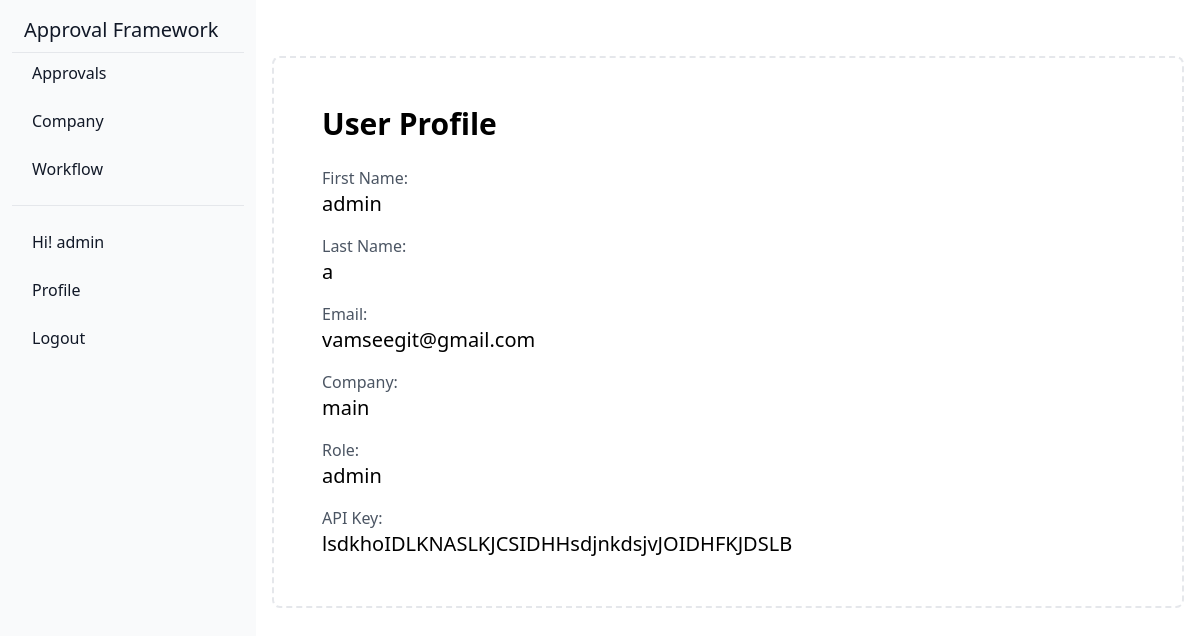
/profile/ (signed in), run on the app's committed database.
### approval/models.py (models this page shows, shortened)
class User_profile(models.Model):
    User = models.ForeignKey(User,on_delete=models.CASCADE)
    password = models.CharField(max_length=50,default = 'dlvgh123')
    company = models.ForeignKey(Company,on_delete=models.CASCADE)
    role_choices = {
        ('admin', 'admin'),
        ('staff', 'staff'),
        ('client','client'),
    }
    role = models.CharField(max_length=50,choices=role_choices)
    api_key = models.CharField(max_length=90,default=None,null=True)

class Company(models.Model):
    id = models.AutoField(primary_key=True)
    name = models.CharField(max_length=255)
    place = models.CharField(max_length=50)
    def __str__(self):
        return self.name

### approval/views.py (the view)
# urls.py: path('profile/',views.profile,name = 'profile page'),
def profile(request):
    if request.user.is_authenticated:
        profile = User_profile.objects.get(User = request.user.id)
        return render(request, 'profile.html',{'profile':profile})
    return redirect('/login/')

### templates/profile.html (shortened to what this page needs)
{% extends "home.html" %}
{% block content %}
<div class="bg-white p-8  sm:w-96">
    <h1 class="text-3xl font-semibold mb-6">User Profile</h1>
    <div class="space-y-4">
        <div>
            <label for="firstName" class="text-gray-600">First Name:</label>
            <p id="firstName" class="text-xl font-medium">{{user.first_name}}</p>
        </div>
        <div>
            <label for="lastName" class="text-gray-600">Last Name:</label>
            <p id="lastName" class="text-xl font-medium">
                {{user.last_name}}
        </p>
        </div>
        <div>
            <label for="email" class="text-gray-600">Email:</label>
            <p id="email" class="text-xl font-medium">{{user.email}}</p>
        </div>
        <div>
            <label for="company" class="text-gray-600">Company:</label>
            <p id="company" class="text-xl font-medium">{{profile.company}}</p>
        </div>
        <div>
            <label for="role" class="text-gray-600">Role:</label>
            <p id="role" class="text-xl font-medium">{{profile.role}}</p>
        </div>
        <div>
            <label for="apiKey" class="text-gray-600">API Key:</label>
            <p id="apiKey" class="text-xl font-medium">
                {{profile.api_key}}
            </p>
        </div>
    </div>
</div>
</div>
{% endblock %}

### templates/home.html (shortened to what this page needs)
{% extends 'base.html' %}
{% block body %}
<header class="text-gray-600 body-font">
    <div class="container mx-auto flex flex-wrap sm:p-5 flex-col md:flex-row items-center">
    </div>
</header>
{% if user.is_authenticated %}
 <aside id="separator-sidebar" class="fixed top-0 left-0 z-40 w-64 h-screen transition-transform -translate-x-full sm:translate-x-0" aria-label="Sidebar">
    <div class="h-full px-3 py-4 overflow-y-auto bg-gray-50 ">
       <ul class="space-y-2 font-medium">
        <li>
            <a class="flex title-font font-medium items-center text-gray-900 mb-4 md:mb-0" href="/">
                <span class="ml-3 text-xl">Approval Framework</span>
              </a>
         </li>
         <li class="border-t border-gray-200 mt-2">
             <a href="/approval/" class="flex items-center p-2 text-gray-900 rounded-lg  hover:bg-gray-100  group">
                <span class="ms-3">Approvals</span>
             </a>
          </li>
         {% if  profile.role == 'admin' %}
          <li>
            <a href="/company/" class="flex items-center p-2 text-gray-900 rounded-lg  hover:bg-gray-100  group">
               <span class="ms-3">Company</span>
            </a>
         </li>
         <li>
            <a href="/workflow/" class="flex items-center p-2 text-gray-900 rounded-lg  hover:bg-gray-100  group">
               <span class="ms-3">Workflow</span>
            </a>
         </li>
         {% endif %}
       </ul>
       <ul class="pt-4 mt-4 space-y-2 font-medium border-t border-gray-200 ">
         <li>
            <p  class="flex items-center p-2 text-gray-900 rounded-lg  group">
               <span class="ms-3">Hi! {{request.user.first_name}}</span>
            </p>
         </li>
          <li>
            <a href="/profile/" class="flex items-center p-2 text-gray-900 rounded-lg  hover:bg-gray-100  group">
               <span class="ms-3">Profile</span>
            </a>
         </li>
         <li>
             <a href="/logout/" class="flex items-center p-2 text-gray-900 transition duration-75 rounded-lg hover:bg-gray-100  group">
                <span class="ms-3">Logout</span>
             </a>
          </li>
       </ul>
    </div>
 </aside>
 <div class="p-4 sm:ml-64">
    <div class="p-4 border-2 border-gray-200 border-dashed rounded-lg ">
       {% block content %}
       {% endblock %}
    </div>
{%endif %}
{% endblock %}

### data on the page
User_profile: company "main", role "admin", api_key "lsdkhoIDLKNASLKJCSIDHHsdjnkdsjvJOIDHFKJDSLB"

### other printed values
{{ request.user.first_name }} "admin"
{{ user.first_name }} "admin"
{{ user.last_name }} "a"
{{ user.email }} "vamseegit@gmail.com"
